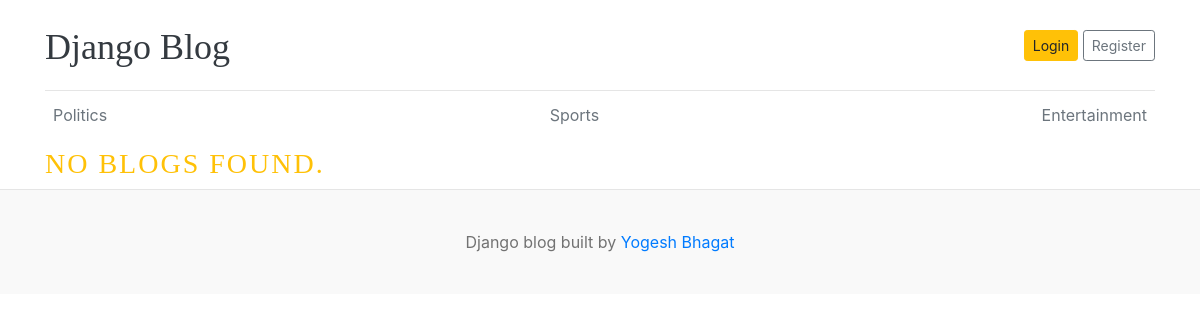
Before: /blog/1/ with the older database file.
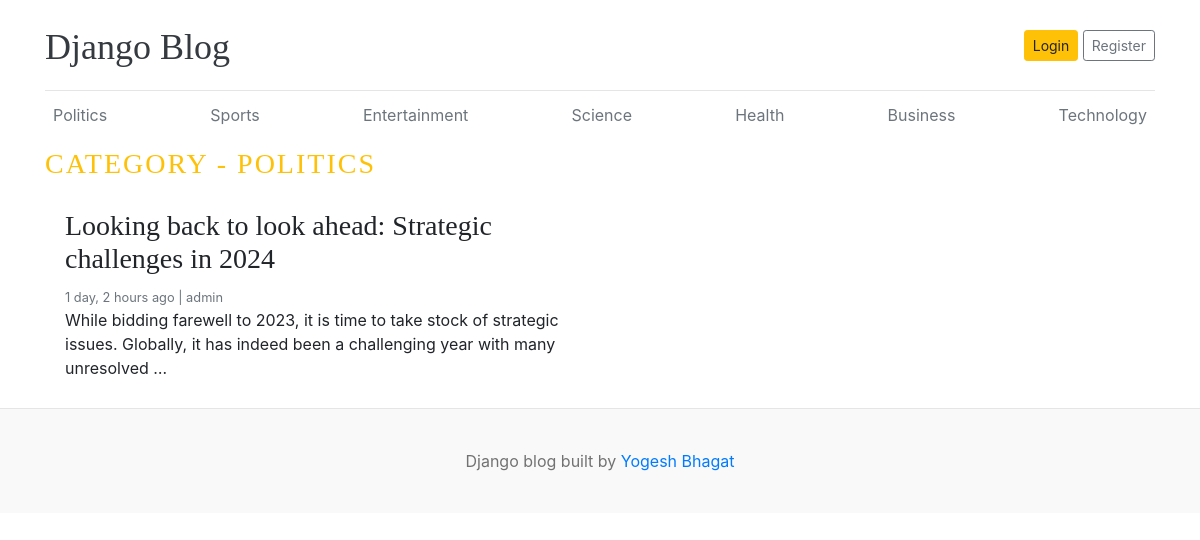
After: the same page with the newer database file.
### blogs/models.py (models this page shows, shortened)
class Category(models.Model):
    category_name = models.CharField(max_length=50)
    created_at = models.DateTimeField(auto_now_add=True)
    updated_at = models.DateTimeField(auto_now = True)
    class Meta:
        verbose_name_plural = 'Categories'
    def __str__(self):
        return self.category_name

class Blog(models.Model):
    title = models.CharField(max_length=100)
    slug = models.SlugField(max_length=150, unique=True, blank=True)
    category = models.ForeignKey(Category, on_delete=models.CASCADE)
    author = models.ForeignKey(User, on_delete=models.CASCADE)
    image = models.ImageField(upload_to='uploads/%Y/%m/%d')
    short_description = models.TextField(max_length=200)
    blog_body = models.TextField(max_length=2000)
    status = models.CharField(max_length=20, choices=STATUS_CHOICES, default='Draft')
    is_featured = models.BooleanField(default=False)
    created_at = models.DateTimeField(auto_now_add=True)
    updated_at = models.DateTimeField(auto_now=True)

### blogs/views.py (the view)
# urls.py: path('<int:category_id>/', views.blogs_by_category, name='blogs_by_category')
def blogs_by_category(request, category_id):
    blogs = Blog.objects.filter(category = category_id, status='Published').order_by('-created_at')
    category = get_object_or_404(Category, id=category_id)
    context = {
        'blogs':blogs,
        'category':category,
    }
    return render (request, 'blogs_by_category.html', context)

### blogs/context_processors.py (called while the page is built)
def get_categories(request):
    categories = Category.objects.all()
    return dict(categories=categories)

### templates/blogs_by_category.html (shortened to what this page needs)
{% extends 'base.html' %}
{% block content %}
{% if blogs %}
  <h3 class="text-uppercase text-warning" style="letter-spacing: 2px;">Category - {{category}}</h3>
    <div class="row mb-2">
      {% for blog in blogs %}
        <div class="col-md-6">
          <div class="card border-0" >
            <div class="card-body">
              <h3>{{blog.title}}</h3>
              <small class="mb-1 text-muted">{{blog.created_at | timesince}} ago | {{blog.author}}</small>
              <p class="card-text">{{blog.short_description | truncatewords:25}}</p>
            </div>
          </div>
        </div>
      {% endfor %}
{% else %}
  <h3 class="text-uppercase text-warning" style="letter-spacing: 2px;" >No blogs found.</h3>
{% endif %}
  </div>
    </div>
{% endblock %}

### templates/base.html (shortened to what this page needs)
{% load static %}
<!DOCTYPE html>
<html lang="en">
<head>
    <link href="https://getbootstrap.com/docs/4.0/dist/css/bootstrap.min.css" rel="stylesheet">
    <link href="{% static 'css/blog.css' %}" rel="stylesheet">
  </head>
<body>
    <div class="container">
      <header class="blog-header py-3">
        <div class="row flex-nowrap justify-content-between align-items-center">
          <div class="col-8 pt-1">
            <a class="blog-header-logo text-dark" href="/">Django Blog</a>
          </div>
          <div class="col-4 d-flex justify-content-end align-items-center">
            <a class="btn btn-sm btn-warning" href="#">Login</a> &nbsp;
            <a class="btn btn-sm btn-outline-secondary" href="#">Register</a>
          </div>
        </div>
      </header>
      <div class="nav-scroller py-1 mb-2">
        <nav class="nav d-flex justify-content-between">
          {% for category in categories %}
          <a class="p-2 text-muted" href="{%url 'blogs_by_category' category.id%}">{{category.category_name}}</a>
          {% endfor %}
        </nav>
      </div>
{% block content %}
{% endblock %}
<footer class="blog-footer">
  <p>Django blog built  by <a href="#">Yogesh Bhagat</a></p>
</footer>
</body>
</html>

### blog_main/static/css/blog.css (style rules this page uses)
.blog-header { border-bottom: 1px solid #e5e5e5; }
.blog-header-logo { font-family: "Playfair Display", Georgia, "Times New Roman", serif; font-size: 2.25rem; }
h1, h2, h3, h4, h5, h6 { font-family: "Playfair Display", Georgia, "Times New Roman", serif; }
.blog-footer { padding: 2.5rem 0; color: #727272; text-align: center; background-color: #f9f9f9; border-top: .05rem solid #e5e5e5; }
.blog-footer p:last-child { margin-bottom: 0; }

Changed rows visible on the page:
shown differently, row unchanged: Category "Politics": category_name (not shown) → "POLITICS"
added Category: category_name "Science"
added Category: category_name "Health"
added Category: category_name "Business"
added Category: category_name "Technology"
added Blog: title "Looking back to look ahead: Strategic challenges in 2024", created_at "1 day, 2 hours", author "admin", short_description "While bidding farewell to 2023, it is time to take stock of strategic issues. Globally, it has indeed been a challenging year with many unresolved …"
Other visible differences:
text no longer shown: "NO BLOGS FOUND."
text now shown: "CATEGORY -"
